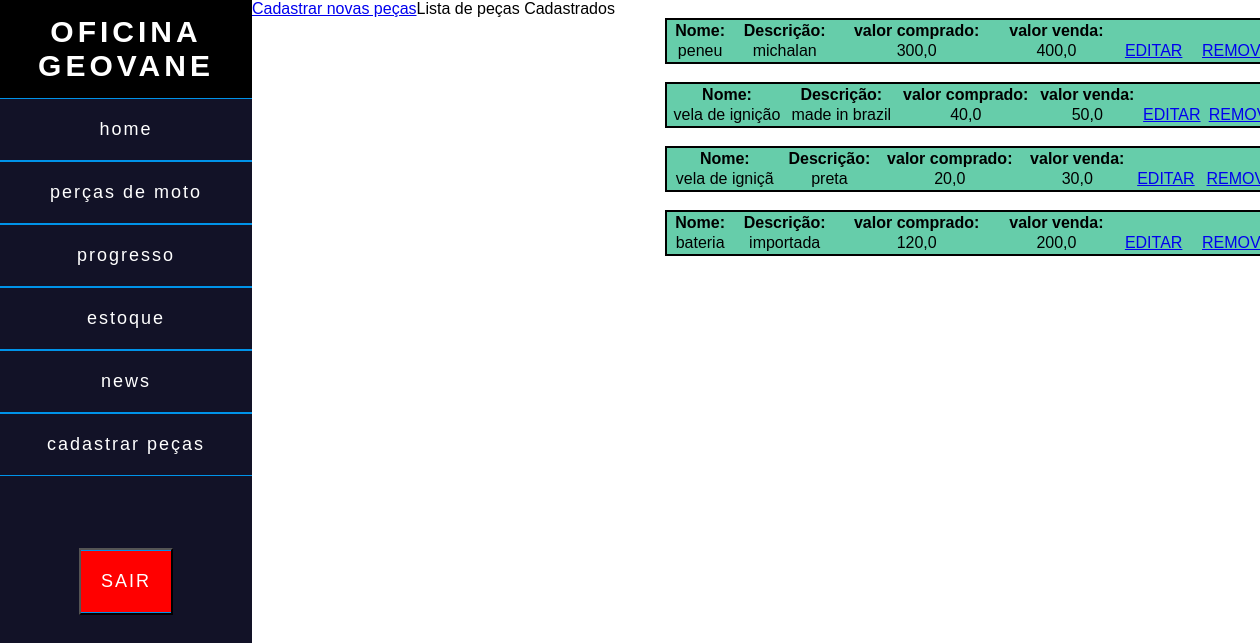
/lista_percas/, run on the app's committed database.
### core/models.py (models this page shows)
class percas(models.Model):
    nome = models.CharField('nome', max_length=20)
    descricao= models.CharField('descrição', max_length=40)
    valor_compra = models.FloatField('valor_compra')
    valor_venda = models.FloatField('valor_venda')

### core/views.py (the view)
# urls.py: path('lista_percas/', lista_percas, name='lista_percas'),
def lista_percas(request):
    perca = percas.objects.all()
    contexto ={
        'todas_percas': perca
    }
    return render(request, 'lista_percas.html', contexto)

### template/lista_percas.html (shortened to what this page needs)
<!DOCTYPE html>
<html lang="en">
<head>
    <link rel="stylesheet" href="https://cdn.jsdelivr.net/npm/bootstrap-icons@1.9.1/font/bootstrap-icons.css">
</head>
<body>
    <div class="main">
        <div class="menu fixed">
            <h2 id="logo">OFICINA GEOVANE</h2>
            <a href="{% url 'adiministrador' %}">home</a>
            <a href="moto.html">perças de moto</a>
            <a href="{% url 'progresso' %}">progresso</a>
            <a href="{% url 'lista_percas' %}">estoque</a>
            <a href="#">news</a>
            <a href="{% url 'percas_cadastrar' %}">cadastrar peças</a><br><br><br><br>
            <button class="sair"><a href="#">SAIR</a> </button>
        </div>
     <div class="row mt-2">
        <div class="col-12">
        <a href="{% url 'percas_cadastrar'%}">Cadastrar novas peças</a><br><br><br>
       </div>
    </div>
    <div class="row mt-3">
        <div class="col-12">
    <p style="text-align: center;">Lista de peças Cadastrados</p><br>
</div>
</div>
    {% for percas in todas_percas %}
    <div class="row mt-5">
    <div class="card">
    <div class="card-body">
    <table class="tabela">
    <tr>
       <th>Nome:</th> <br>
       <th>Descrição:</th>
       <th>valor comprado:</th>
      <th>valor venda:</th>
    </tr>
    <tr>
        <td>{{percas.nome}}</td>
        <td>{{percas.descricao}}
        <td>{{percas.valor_compra}}</td>
        <td>{{percas.valor_venda}}</td>
        <td> <a href="{% url 'editar_percas' percas.id %}">EDITAR</a></td>
        <td><a href="{% url 'remover_percas' percas.id %}">REMOVER</a></td>
    </tr>
</table>
</div>
</div>
    {% empty %}
    <p>Nenhuma perças cadastrado</p>
    {% endfor %}
</body>
</html>

### template/lista_percas.html (style rules this page uses)
* { padding: 0px; margin: 0px; box-sizing: border-box; list-style: none; font-family: 'poppins', sans-serif; }
.main { width: 100%; height: 100vh; display: flex; text-align: center; }
.menu { width: 20%; background-color: #121227; }
#logo { color: #fff; font-size: 30px; letter-spacing: 4px; padding: 15px; background-color: black; }
.menu a { text-decoration: none; color: #fff; font-size: 18px; letter-spacing: 2px; display: list-item; padding: 20px; border-top: 1px solid #0093E9; border-bottom: 1px solid #0093E9; }
.sair { background-color: red; transition: 0.5s; letter-spacing: 4px; text-transform: uppercase; }
.tabela { background-color: #66CDAA; border: 2px solid black; width: 100%; margin-left: 50px; }

### data on the page
percas: nome "peneu", descricao "michalan", valor_compra "300,0", valor_venda "400,0"
percas: nome "vela de ignição", descricao "made in brazil", valor_compra "40,0", valor_venda "50,0"
percas: nome "vela de igniçã", descricao "preta", valor_compra "20,0", valor_venda "30,0"
percas: nome "bateria", descricao "importada", valor_compra "120,0", valor_venda "200,0"
